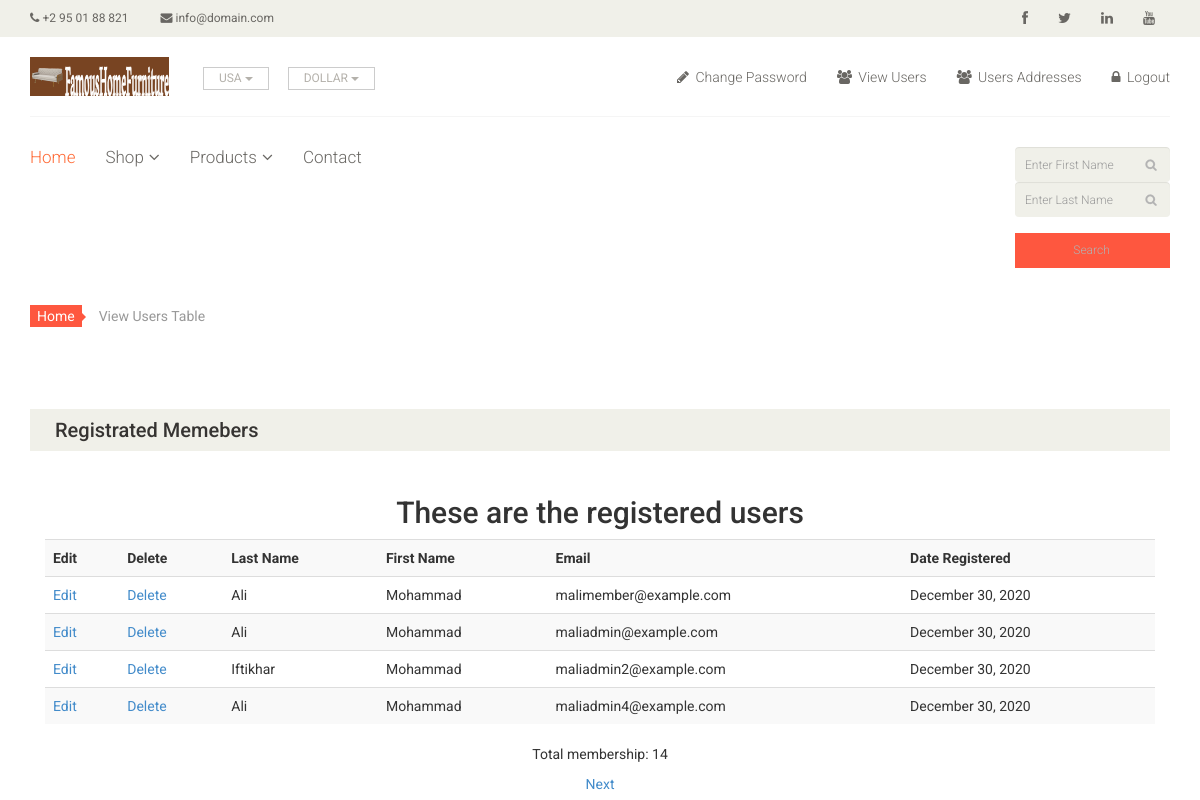
The app's page /admin-view-users.php (signed in) with its own data.
### tables this page shows
CREATE TABLE `users` (
  `userid` mediumint(6) UNSIGNED NOT NULL,
  `title` varchar(10) DEFAULT NULL,
  `first_name` varchar(30) NOT NULL,
  `middle_name` varchar(40) NOT NULL,
  `last_name` varchar(40) NOT NULL,
  `email` varchar(50) NOT NULL,
  `password` char(60) NOT NULL,
  `phone` char(15) DEFAULT NULL,
  `zcode_pcode` char(10) NOT NULL,
  `country` char(25) NOT NULL,
  `state` char(25) NOT NULL,
  `address1` varchar(50) NOT NULL,
  `address2` varchar(50) NOT NULL,
  `mobile_phone` char(15) NOT NULL,
  `fax` char(15) DEFAULT NULL,
  `registration_date` datetime NOT NULL,
  `user_level` tinyint(1) UNSIGNED NOT NULL
);

### process_admin_view_users.php (the view, shortened to what this page needs)
<?php
try {
require('mysqli-connect.php');
$pagerows = 4;
if ((isset($_GET['p']) && is_numeric($_GET['p']))) {
$pages = htmlspecialchars($_GET['p'], ENT_QUOTES);
}else{
$q = "SELECT COUNT(userid) FROM users";
$result = mysqli_query ($dbcon, $q);
$row = mysqli_fetch_array ($result, MYSQLI_NUM);
$records = htmlspecialchars($row[0], ENT_QUOTES);
if ($records > $pagerows){
$pages = ceil ($records/$pagerows);
}else{
$pages = 1;
}
}
if ((isset($_GET['s'])) &&( is_numeric($_GET['s'])))
{
$start = htmlspecialchars($_GET['s'], ENT_QUOTES);
}else{
$start = 0;
}
$query = "SELECT last_name, first_name, email, ";
$query .= "DATE_FORMAT(registration_date, '%M %d, %Y')";
$query .=" AS regdat, userid FROM users ORDER BY registration_date ASC";
$query .=" LIMIT ?, ?";
$q = mysqli_stmt_init($dbcon);
mysqli_stmt_prepare($q, $query);
mysqli_stmt_bind_param($q, "ii", $start, $pagerows);
mysqli_stmt_execute($q);
$result = mysqli_stmt_get_result($q);
if ($result) {
echo '<table class="table table-striped">
<tr>
<th scope="col">Edit</th>
<th scope="col">Delete</th>
<th scope="col">Last Name</th>
<th scope="col">First Name</th>
<th scope="col">Email</th>
<th scope="col">Date Registered</th>
</tr>';
while ($row = mysqli_fetch_array($result, MYSQLI_ASSOC)) {
	$user_id = htmlspecialchars($row['userid'], ENT_QUOTES);
	$last_name = htmlspecialchars($row['last_name'], ENT_QUOTES);
	$first_name = htmlspecialchars($row['first_name'], ENT_QUOTES);
	$email = htmlspecialchars($row['email'], ENT_QUOTES);
	$registration_date = htmlspecialchars($row['regdat'], ENT_QUOTES);
	echo '<tr>
	<td><a href="edit_user.php?id=' . $user_id . '">Edit</a></td>
	<td><a href="delete_user.php?id=' . $user_id . '">Delete</a></td>
	<td>' . $last_name . '</td>
	<td>' . $first_name . '</td>
	<td>' . $email . '</td>
	<td>' . $registration_date . '</td>
	</tr>';
	}
	echo '</table>';
}
else {
echo '<p class="text-center">The current users could not be retrieved. We apologize';
echo ' for any inconvenience.</p>';
exit;
}
$q = "SELECT COUNT(userid) FROM users";
$result = mysqli_query ($dbcon, $q);
$row = mysqli_fetch_array ($result, MYSQLI_NUM);
$members = htmlspecialchars($row[0], ENT_QUOTES);
$echostring = "<p class='text-center'>Total membership: $members </p>";
$echostring .= "<p class='text-center'>";
if ($pages > 1) {
$current_page = ($start/$pagerows) + 1;
if ($current_page != $pages) {
$echostring .= ' <a href="admin-view-users.php?s=' . ($start + $pagerows) .
'&p=' . $pages . '">Next</a> ';
}
$echostring .= '</p>';
echo $echostring;
}
}
catch(Exception $e)
   {
     print "The system is busy please try later";
   }
   catch(Error $e)
   {
      print "The system is busy please try again later.";
   }
?>

### admin-view-users.php (shortened to what this page needs)
<!DOCTYPE html>
<html lang="en">
<head>
    <link href="css/bootstrap.min.css" rel="stylesheet">
    <link href="css/font-awesome.min.css" rel="stylesheet">
    <link href="css/prettyPhoto.css" rel="stylesheet">
    <link href="css/price-range.css" rel="stylesheet">
    <link href="css/animate.css" rel="stylesheet">
	<link href="css/main.css" rel="stylesheet">
	<link href="css/responsive.css" rel="stylesheet">
</head>
<body>
    <header id="header">
		<div class="header_top">
			<div class="container">
				<div class="row">
                    <?php include 'header-for-registration.php';?>
                </div>
		    </div>
        </div>
       <div class="header-middle">
			<div class="container">
				<div class="row">
                    <?php include ('admin-header.php');?>
                </div>
			</div>
		</div>
        <div class="header-bottom">
			<div class="container">
				<div class="row">
                    <?php include ('admin-search-header.php');?>
                </div>
			</div>
		</div>
    </header>
    <section id="cart_items">
      <div class="container">
        <div class="breadcrumbs">
          <ol class="breadcrumb">
            <li><a href="index.php">Home</a></li>
            <li class="active">View Users Table</li>
          </ol>
        </div>
        <div class="step-one">
          <h2 class="heading">Registrated Memebers</h2>
        </div>
        <div class="col-sm-12">
        <h2 class="text-center">These are the registered users</h2>
        <p>
            <?php
                require ("process_admin_view_users.php");
            ?>
        </div>
</body>
</html>

### header-for-registration.php
<div class="header_top">
  <div class="container">
    <div class="row">
      <div class="col-sm-6">
        <div class="contactinfo">
          <ul class="nav nav-pills">
            <li><a href="#"><i class="fa fa-phone"></i> +2 95 01 88 821</a></li>
            <li><a href="#"><i class="fa fa-envelope"></i> info@domain.com</a></li>
          </ul>
        </div>
      </div>
      <div class="col-sm-6">
        <div class="social-icons pull-right">
          <ul class="nav navbar-nav">
            <li><a href="#"><i class="fa fa-facebook"></i></a></li>
            <li><a href="#"><i class="fa fa-twitter"></i></a></li>
            <li><a href="#"><i class="fa fa-linkedin"></i></a></li>
            <li><a href="#"><i class="fa fa-youtube"></i></a></li>
          </ul>
        </div>
      </div>
    </div>
  </div>
</div>

### admin-header.php (shortened to what this page needs)
<div class="col-sm-4">
	<div class="logo pull-left">
		<a href="index.html"><img src="images/home/logo.png" alt="" /></a>
	</div>
	<div class="btn-group pull-right">
		<div class="btn-group">
			<button type="button" class="btn btn-default dropdown-toggle usa" data-toggle="dropdown">
				USA
				<span class="caret"></span>
			</button>
		</div>
		<div class="btn-group">
			<button type="button" class="btn btn-default dropdown-toggle usa" data-toggle="dropdown">
				DOLLAR
				<span class="caret"></span>
			</button>
		</div>
	</div>
</div>
<div class="col-sm-8">
	<div class="shop-menu pull-right">
		<ul class="nav navbar-nav">
			<li><a href="change-password.php"><i class="fa fa-pencil"></i> Change Password</a></li>
                           <li><a href="admin-view-users.php"><i class="fa fa-users"></i> View Users </a></li>
			<li><a href="search_addresses.php"><i class="fa fa-users"></i> Users Addresses </a></li>
			<li><a href="logout.php"><i class="fa fa-lock"></i> Logout</a></li>
		</ul>
	</div>
</div>

### admin-search-header.php (shortened to what this page needs)
               <div class="col-sm-9">
	<div class="mainmenu pull-left">
		<ul class="nav navbar-nav collapse navbar-collapse">
			<li><a href="index.html" class="active">Home</a></li>
			<li class="dropdown"><a href="#">Shop<i class="fa fa-angle-down"></i></a>
			</li>
			<li class="dropdown"><a href="shop.html">Products<i class="fa fa-angle-down"></i></a>
			<li><a href="contact-us.html">Contact</a></li>
		</ul>
	</div>
</div>
<div class="col-sm-3">
	<div class="search_box pull-right">
                       <form action="view_found_record.php" method="post">
		    <input type="text" class="form-control" id="first_name" name="first_name" placeholder="Enter First Name" maxlength="30" required
                           value="<?php if (isset($_POST['first_name']))
                           echo htmlspecialchars($_POST['first_name'], ENT_QUOTES);?>"/>
                           <input type="text" class="form-control" id="last_name" name="last_name" placeholder="Enter Last Name" maxlength="30" required
                           value="<?php if (isset($_POST['last_name']))
                           echo htmlspecialchars($_POST['last_name'], ENT_QUOTES);?>"/>
                           <input type="submit" class="btn btn-primary" id="submit" name="submit" value="Search"/>
                       </form>
	</div>
</div>

### css/main.css (style rules this page uses)
body { font-family: 'Roboto', sans-serif; background:; position: relative; font-weight:400px; }
ul li { list-style: none; }
a { -webkit-transition: 300ms; -moz-transition: 300ms; -o-transition: 300ms; transition: 300ms; }
h1, h2, h3, h4, h5, h6 { font-family: 'Roboto', sans-serif; }
.header_top { background: none repeat scroll 0 0 #F0F0E9; }
.contactinfo ul li:first-child { margin-left: -15px; }
.contactinfo ul li a { font-size: 12px; color: #696763; font-family: 'Roboto', sans-serif; }
.social-icons ul li a { border: 0 none; border-radius: 0; color: #696763; padding:0px; }
.social-icons ul li { display:inline-block; }
.social-icons ul li a i { padding: 11px 15px; transition: all 0.9s ease 0s; -moz-transition: all 0.9s ease 0s; -webkit-transition: all 0.9s ease 0s; -o-transition: all 0.9s ease 0s; }
.header-middle .container .row { border-bottom: 1px solid #f5f5f5; margin-left: 0; margin-right: 0; padding-bottom: 20px; padding-top: 20px; }
.header-middle .container .row .col-sm-4 { padding-left: 0; }
.header-middle .container .row .col-sm-8 { padding-right:0; }
.usa { border-radius: 0; color: #B4B1AB; font-size: 12px; margin-right: 20px; padding: 2px 15px; margin-top: 10px; }
.shop-menu ul li { display:inline-block; padding-left: 15px; padding-right: 15px; }
.shop-menu ul li:last-child { padding-right: 0; }
.shop-menu ul li a { background: #FFFFFF; color: #696763; font-family: 'Roboto', sans-serif; font-size: 14px; font-weight: 300; padding:0; padding-right: 0; margin-top: 10px; }
.shop-menu ul li a i { margin-right:3px; }
.header-bottom { padding-bottom: 30px; padding-top: 30px; }
.navbar-collapse.collapse { padding-left: 0; }
.mainmenu ul li { padding-right: 15px; padding-left: 15px; }
.mainmenu ul li:first-child { padding-left: 0px; }
.mainmenu ul li a { color: #696763; font-family: 'Roboto', sans-serif; font-size: 17px; font-weight: 300; padding: 0; padding-bottom: 10px; }
.mainmenu ul li a:hover, .mainmenu ul li a.active, .shop-menu ul li a.active { background:none; color:#FF6833; }
.search_box input { background: #F0F0E9; border: medium none; color: #B2B2B2; font-family: 'roboto'; font-size: 12px; font-weight: 300; height: 35px; outline: medium none; padding-left: 10px; width: 155px; background-image: url(../images/home/searchicon.png); background-repeat: no-repeat; background-position: 130px; }
.fa-angle-down { padding-left: 5px; }
.breadcrumbs { position: relative; }
.breadcrumbs .breadcrumb { background:transparent; margin-bottom: 75px; padding-left: 0; }
.breadcrumbs .breadcrumb li a { background:#FE573F; color: #FFFFFF; padding: 3px 7px; }
.breadcrumbs .breadcrumb li a:after { content:""; height:auto; width: auto; border-width: 8px; border-style: solid; border-color:transparent transparent transparent #FE573F; position: absolute; top: 11px; left:48px; }
.breadcrumbs .breadcrumb > li + li:before { content: " "; }
.step-one { margin-bottom: -10px }
.register-req, .step-one .heading { background: none repeat scroll 0 0 #F0F0E9; color: #363432; font-size: 20px; margin-bottom: 35px; padding: 10px 25px; font-family: 'Roboto', sans-serif; }
.btn.btn-primary { background:#FE573F; border: 0 none; border-radius: 0; margin-top: 16px; }

### records on screen
users: last_name "Ali", first_name "Mohammad", email "malimember@example.com", registration_date "December 30, 2020"
users: last_name "Ali", first_name "Mohammad", email "maliadmin@example.com", registration_date "December 30, 2020"
users: last_name "Iftikhar", first_name "Mohammad", email "maliadmin2@example.com", registration_date "December 30, 2020"
users: last_name "Ali", first_name "Mohammad", email "maliadmin4@example.com", registration_date "December 30, 2020"

### other values on screen
$members "14"
